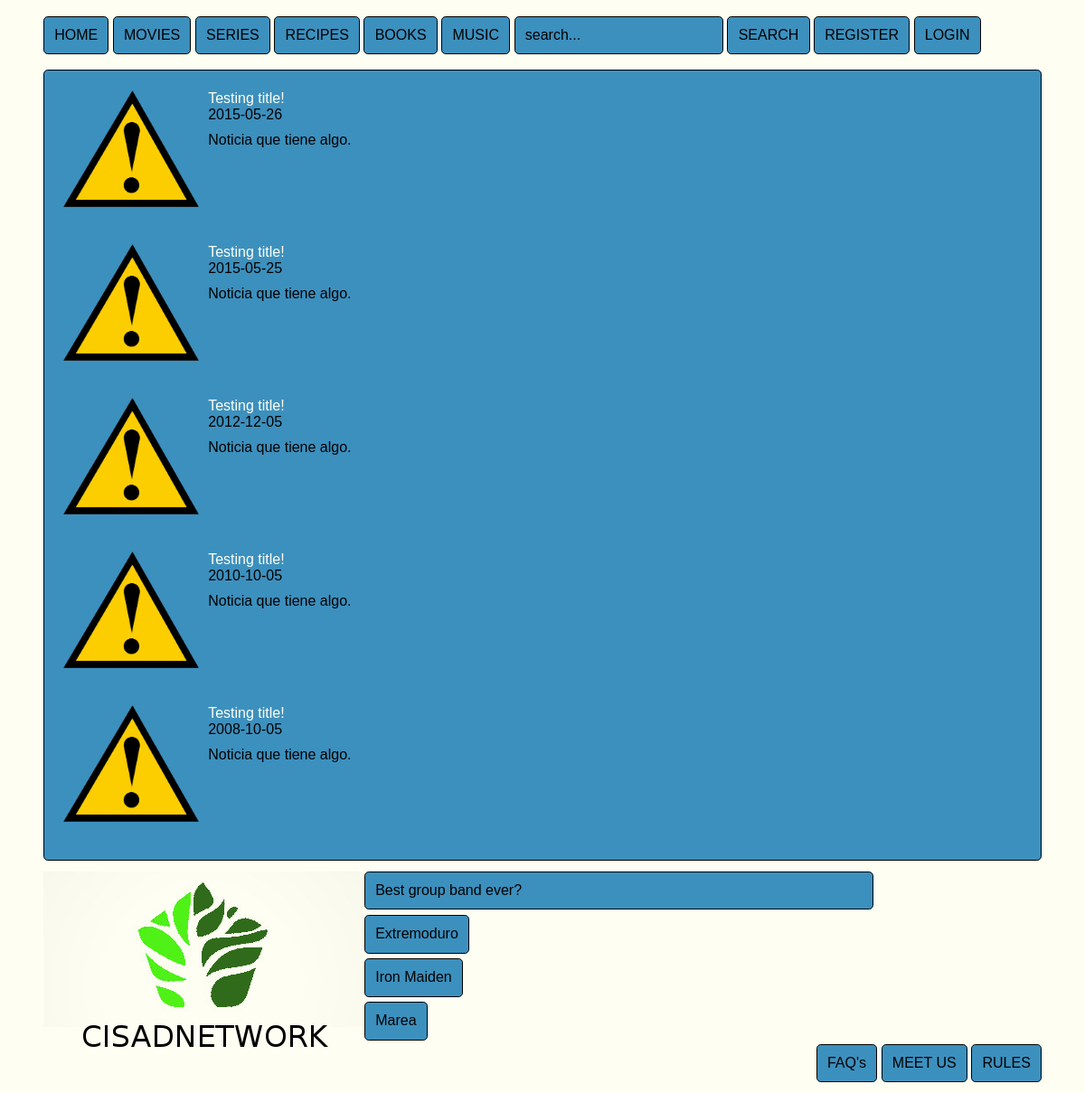
The page / on the database its author committed.
### tables this page shows
CREATE TABLE news (
    idnews INT PRIMARY KEY AUTO_INCREMENT,
    idusers INT NOT NULL,
    name VARCHAR(100) NOT NULL,
    imageurl VARCHAR(250) NOT NULL DEFAULT "error.png",
    description TEXT NOT NULL,
    date VARCHAR(10) NOT NULL,
    average FLOAT DEFAULT 0,
    totalvotes INT DEFAULT 0,
    FOREIGN KEY (idusers)
        REFERENCES users (idusers)
);

CREATE TABLE polls (
    idpolls INT PRIMARY KEY AUTO_INCREMENT,
    question VARCHAR(250) NOT NULL
);

CREATE TABLE answers (
    idanswers INT PRIMARY KEY AUTO_INCREMENT,
    idpolls INT NOT NULL,
    answer VARCHAR(250) NOT NULL,
    totalvotes INT NOT NULL DEFAULT 0,
    FOREIGN KEY (idpolls)
        REFERENCES polls (idpolls)
        ON DELETE CASCADE ON UPDATE CASCADE
);

### index.php (called while the page is built, shortened)
<?php
    include './models/classes/Connection.php';
    include './models/dbConnection.php';
    $infoDb = getInfoDb();
    $link = new Connection($infoDb['host'], $infoDb['user'], $infoDb['pass'], $infoDb['db']);
    mysqli_select_db($link->getConnection(), $infoDb['db']);
    include './views/head.php';
    include './models/functions.php';
    include './controler/controler.php';
    include './views/upperWrapper.php';
    include $toInclude;
    include './views/footerWrapper.php';
    include './views/bottom.php';
?>

### models/dbConnection.php (called while the page is built)
<?php
     function getInfoDb() {
        return ['user' => 'root', 'pass' => 'icaballero23', 'host' => 'localhost', 'db' => 'cisadnetwork'];
    }
?>

### models/classes/Connection.php (called while the page is built, shortened)
<?php
    class Connection {
        private $connection;
        function __construct($host, $user, $pass, $dataBase) {
            if ($dataBase == null) {
                $this->connection = new mysqli($host, $user, $pass);
            } else {
                $this->connection = new mysqli($host, $user, $pass, $dataBase);
            }
        }
        function query($query) {
            return $this->connection->query($query);
        }
    }
?>

### models/classes/News.php (called while the page is built, shortened)
<?php
    class News {
        private $idnews;
        private $name;
        private $imageurl;
        private $description;
        private $date;
        function __construct($idnews, $idusers, $name, $imageurl, $description, $date, $average, $totalvotes) {
            $this->idnews = $idnews;
            $this->name = $name;
            $this->imageurl = $imageurl;
            $this->description = $description;
            $this->date = $date;
        }
        function getIdnews() {
            return $this->idnews;
        }
        function getName() {
            return $this->name;
        }
        function getImageurl() {
            return $this->imageurl;
        }
        function getDescription() {
            return $this->description;
        }
        function getDate() {
            return $this->date;
        }
    }
?>

### views/default.php (the view, shortened to what this page needs)
<?php
    include './models/classes/News.php';
    $query = 'select * from news order by date desc limit 5;';
    $result = $link->query($query);
    if (isset($result)) {
        foreach ($result as $object) {
            $news[] = new News($object['idnews'],
                            $object['idusers'],
                            $object['name'],
                            $object['imageurl'],
                            $object['description'],
                            $object['date'],
                            $object['average'],
                            $object['totalvotes']);
        }
    } else {
        echo 'We have currently no news to show!';
    }
    foreach ($news as $new) {
?>
        <div class='newRow'>
            <img src="images/<?php echo $new->getImageurl(); ?>"/>
            <a href="index.php?type=news&id=<?php echo $new->getIdnews() ?>"><?php echo $new->getName(); ?></a>
            <p><?php echo $new->getDate(); ?></p>
            <p class='limitP'><?php echo $new->getDescription(); ?></p>
        </div>
<?php
    }
?>

### views/head.php (shortened to what this page needs)
<!DOCTYPE html>
<html>
    <head>
        <link href="css/normalize.css" rel="stylesheet" type="text/css" />
        <link href="css/style.css" rel="stylesheet" type="text/css" />
    </head>
    <body>

### views/upperWrapper.php (shortened to what this page needs)
<div class="upperWrapper wrapper">
    <ul id="navList">
        <li>
            <form action="./index.php" method="post">
                <input type="submit" value="HOME" />
            </form>
        </li>
        <li>
            <form action="./index.php" method="post">
                <input type="submit" value="MOVIES" />
            </form>
        </li>
        <li>
            <form action="./index.php" method="post">
                <input type="submit" value="SERIES" />
            </form>
        </li>
        <li>
            <form action="./index.php" method="post">
                <input type="submit" value="RECIPES" />
            </form>
        </li>
        <li>
            <form action="./index.php" method="post">
                <input type="submit" value="BOOKS" />
            </form></li>
        <li>
            <form action="./index.php" method="post">
                <input type="submit" value="MUSIC" />
            </form>
        </li>
        <li>
            <form action="./index.php" method="post">
                <input type="text" id="userInputSearch" name="userInputSearch" value="search..." onkeyup="showHint(this)"/>
                <input type="submit" value="SEARCH" />
            </form>
        </li>
        <?php
            if (isset($_SESSION['userData'])) {
        ?>
                    <li>
                        <form action="./index.php" method="post">
                            <input hidden type="text" name="type" value="logout" />
                            <input hidden type="text" name="state" value="0" />
                            <input type="submit" value="LOGOUT" />
                        </form>
                    </li>
                    <li>
                        <p class="defaultBorder"><a href="index.php?type=users&id=<?php echo $_SESSION['userData']['idusers'] ?>"><?php echo $_SESSION['userData']['username']; ?></a></p>
                    </li>
                    <li>
                        <form action="./index.php" method="post">
                            <input hidden type="text" name="type" value="settings" />
                            <input hidden type="text" name="state" value="0" />
                            <input type="submit" value="" class="submitImage" />
                        </form>
                    </li>
                    <li>
                        <form action="./index.php" method="post">
                            <input hidden type="text" name="type" value="messages" />
                            <input hidden type="text" name="state" value="0" />
                            <input hidden type="text" name="showAll" value="0" />
                            <input type="submit" value="<?php echo getNumMessages($link); ?>" />
                        </form>
                    </li>
        <?php
            } else {
        ?>
                <li>
                    <form action="./index.php" method="post">
                        <input type="submit" value="REGISTER" />
                    </form>
                </li>
                <li>
                    <form action="./index.php" method="post">
                        <input type="submit" value="LOGIN" />
                    </form>
                </li>
        <?php
            }
        ?>
    </ul>
</div>
<div class="middleWrapper wrapper defaultBorder">

### views/footerWrapper.php (shortened to what this page needs)
</div>
<div class="footerWrapper wrapper">
    <div class="footerLeft innerFooter">
        <img src="./images/logoWithLetters.png" />
    </div>
    <div class="footerMid innerFooter">
        <?php
            buildLastPoll($link);
        ?>
    </div>
    <div class="footerRight innerFooter">
        <ul id="navList">
            <li>
                <form action="./index.php" method="post">
                    <input type="submit" value="FAQ's" />
                </form>
            </li>
            <li>
                <form action="./index.php" method="post">
                    <input type="submit" value="MEET US" />
                </form>
            </li>
            <li>
                <form action="./index.php" method="post">
                    <input type="submit" value="RULES" />
                </form>
            </li>
        </ul>
    </div>
</div>

### models/functions.php (shortened to what this page needs)
<?php
    function buildLastPoll($link) {
        echo '<div class="defaultBorder" style="background-color: #3C90BE;">';
        $query = 'select polls.idpolls, question from polls inner join lastpolls where polls.idpolls = lastpolls.idpolls';
        $result = $link->query($query);
        if (!$result) {
            return null;
        } else {
            foreach ($result as $question) {
                echo $question['question'];
            }
        }
        echo '</div>';
        if (userVoted($link)) {
            buildVoted($link);
        } else {
            buildNoVoted($link);
        }
    }
    function buildNoVoted($link) {
        echo '<ul id="navListFooterPoll">';
        $query = 'select polls.idpolls, idanswers, answer from answers inner join polls on answers.idpolls = polls.idpolls inner join lastpolls on polls.idpolls = lastpolls.idpolls';
        $result = $link->query($query);
        if (!$result) {
            return null;
        } else {
            foreach ($result as $answer) {
                echo '<li><p class="buttonPoll" value="'.$answer['idanswers'].'">'.$answer['answer'].'</p></li>';
            }
        }
        echo '</ul>';
    }
    function userVoted($link) {
        return false;
    }
?>

### css/style.css (style rules this page uses)
* { margin: 0; padding: 0; }
a { text-decoration: none; color: #FEFEF2; }
body { background-color: #FEFEF2; }
img { width: auto; height: auto; }
.wrapper { margin-left: 4%; margin-right: 4%; margin-top: 1%; }
.defaultBorder { border: 1px black solid; background-color: #3C90BE; border-radius: 0.3em; margin-bottom: 0.2em; padding: 0.7em; }
#navList li { display: inline-block; list-style-type: none; margin: 0.5% 0; }
#navList li input { text-decoration: none; padding: 0.7em; border-radius: 0.3em; border: solid thin black; background-color: #3C90BE; color: black; }
.innerFooter { border-radius: 0.3em; }
.footerLeft { float: left; width: auto; }
.footerMid { float: left; width: 51%; }
.footerRight { float: right; width: auto; margin-bottom: 1%; }
#navListFooterPoll li { list-style-type: none; }
#navListFooterPoll li p { text-decoration: none; padding: 0.7em; border-radius: 0.3em; border: solid thin black; background-color: #3C90BE; color: black; margin: 0.5% 0; display: inline-block; cursor: pointer; }
.newRow { clear: both; padding: 10px; height: 150px; }
.newRow * { margin-bottom: 10px; }
.newRow img { float: left; width: 150px; display: block; margin-right: 10px; }
.limitP { overflow: hidden; text-overflow: ellipsis; white-space: nowrap; }

### rows shown on the page
news: imageurl (picture), name "Testing title!", date "2015-05-26", description "Noticia que tiene algo."
news: imageurl (picture), name "Testing title!", date "2015-05-25", description "Noticia que tiene algo."
news: imageurl (picture), name "Testing title!", date "2012-12-05", description "Noticia que tiene algo."
news: imageurl (picture), name "Testing title!", date "2010-10-05", description "Noticia que tiene algo."
news: imageurl (picture), name "Testing title!", date "2008-10-05", description "Noticia que tiene algo."
polls: question "Best group band ever?"
answers: $answer['idanswers'] 1 (drawn), answer "Extremoduro"
answers: $answer['idanswers'] 2 (drawn), answer "Iron Maiden"
answers: $answer['idanswers'] 3 (drawn), answer "Marea"
